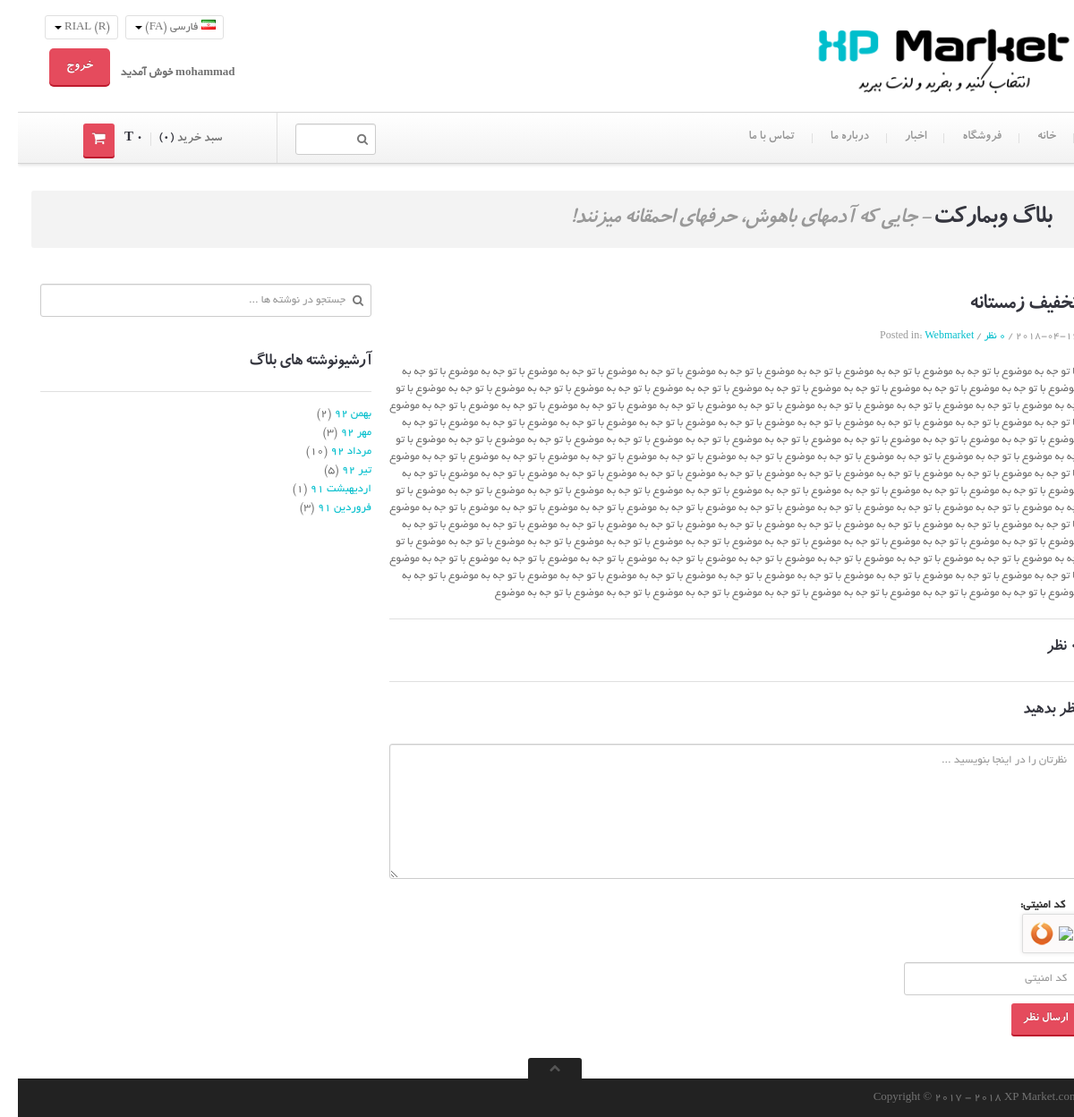
The app's page /blog-single.php?newsid=2 (signed in) with its own data.
### tables this page shows
CREATE TABLE IF NOT EXISTS `news` (
  `id` int(11) NOT NULL AUTO_INCREMENT,
  `subject` varchar(200) NOT NULL,
  `content` text NOT NULL,
  `date` date NOT NULL,
  `time` time DEFAULT NULL,
  PRIMARY KEY (`id`)
);

### blog-single.php (the view, shortened to what this page needs)
<!DOCTYPE html>
 <html class="no-js">
  <head>
    <link href="stylesheets/bootstrap.css" rel="stylesheet">
    <link href="stylesheets/responsive.css" rel="stylesheet">
    <link rel="stylesheet" href="js/rs-plugin/css/settings.css" type="text/css"/>
    <link rel="stylesheet" href="js/jquery-ui-1.10.3/css/smoothness/jquery-ui-1.10.3.custom.min.css" type="text/css"/>
    <link rel="stylesheet" href="js/prettyphoto/css/prettyPhoto.css" type="text/css"/>
    <link href="stylesheets/main.css" rel="stylesheet">
      <link rel="stylesheet" type="text/css" href="admin/assets/js/syntaxhighlighter/styles/shCoreDefault.css"/>
  </head>
  <body class="">
    <div class="master-wrapper">
   <?php
   require("inc/header.php");
   ?>
    <div class="container">
        <div class="push-up top-equal blocks-spacer">
            <div class="row">
                <div class="span12">
                    <div class="title-area">
                        <h1 class="inline"><span class="light">بلاگ</span> وبمارکت</h1>
                        <h2 class="inline tagline">- جایی که آدمهای باهوش، حرفهای احمقانه میزنند!</h2>
                    </div>
                </div>
                <section class="span8 single single-post">
                    <?php
                    require("inc/connect.php");
                    $id=$_GET["newsid"];
                    $news="SELECT * FROM `news` WHERE id='$id'";
                    $result=mysqli_query($sql,$news);
                    if(mysqli_num_rows($result)) {
                        $row = mysqli_fetch_assoc($result);
                        $idc=$row["id"];
                        $counter="SELECT count(id) as counter from `comment_news` where news_id='$idc' and comment_news.vaziat=1";
                        $re=mysqli_query($sql,$counter);
                        $r=mysqli_fetch_assoc($re);
                        echo '<article class="post format-video">
                        <div class="post-inner">
                            <div class="post-title">
                            	<h2>' . $row["subject"] . '</h2>
                            	<div class="metadata">
                            	    ' . $row["date"] . ' /
                            	    <a href="#">'.$r["counter"].' نظر </a> /
                            	    Posted in: <a title="View all posts in aciform" href="#">Webmarket</a>
                            	</div>
                            </div>
                            <p>
                               ' . $row["content"] . '
                            </p>
                        </div>
                    </article>';
                    }
                    ?>
                    <hr />
                    <section id="comments" class="comments-container">
                        <?php
                        $counter="SELECT count(id) as counter from comment_news where news_id='$id' and comment_news.vaziat=1";
                        $res=mysqli_query($sql,$counter);
                        $row=mysqli_fetch_assoc($res);
                        echo '<h3 class="push-down-25"><span class="light">'.$row["counter"].'</span> نظر</h3>';
                        ?>
                        <hr />
                        <h3 class="push-down-25"><span class="light">نظر</span> بدهید</h3>
                        <?php
                        if($_SESSION["user"]==true) {
                            echo '<form id="commentform" method="POST" action="inc/send_commentn.php?userid='.$_SESSION["user_id"].'&newsid='.$id.'" class="form form-inline form-comments">
                                    <p class="push-down-20">
                                        <textarea class="input-block-level" tabindex="4" rows="7" cols="70" id="comment" name="comment" placeholder="نظرتان را در اینجا بنویسید ..." required></textarea>
                                    </p>
                                    <p>
                                      <label class="col-sm-2 col-sm-2 control-label">کد امنیتی:</label><br/>';
                                          require("admin/assets/sc/sa-captcha/captcha.php");
                                       echo'<br/>
                                            <input id="captcha" name="captcha" style="margin-top:10px;width:169px" class="form-control round-form" type="text" placeholder="کد امنیتی"">
                                     </p>
                                    <p>
                                        <button class="btn btn-primary bold" type="submit" tabindex="5" id="submit" name="submit">ارسال نظر</button>
                                    </p>
                                </form>';
                        }else{
                            echo' <button class="btn btn-primary bold" tabindex="5">ابتدا باید ثبت نام کنید یا وارد شوید</button>';
                        }
                        ?>
                    </section>
                </section>
                <aside class="span4 right-sidebar">
                    <div class="sidebar-item widget_search">
                        <form class="form" action="blog-search.php" id="searchform" method="get" role="search">
                            <input type="text" id="appendedInputButton" class="input-block-level" name="search" placeholder="جستجو در نوشته ها ...">
                            <button type="submit">
                                <i class="icon-search"></i>
                            </button>
                        </form>
                    </div>
                    <div class="sidebar-item widget_archive">
                        <div class="underlined">
                            <h3><span class="light">آرشیو</span>نوشته های بلاگ</h3>
                        </div>
                        <ul>
                            <li><a title="February 2013" href="http://localhost/themeforest/wp-theme/2013/02/">بهمن 92</a>&nbsp;(2)</li>
                            <li><a title="September 2008" href="http://localhost/themeforest/wp-theme/2008/09/">مهر 92</a>&nbsp;(3)</li>
                            <li><a title="June 2008" href="http://localhost/themeforest/wp-theme/2008/06/">مرداد 92</a>&nbsp;(10)</li>
                            <li><a title="May 2008" href="http://localhost/themeforest/wp-theme/2008/05/">تیر 92</a>&nbsp;(5)</li>
                            <li><a title="April 2008" href="http://localhost/themeforest/wp-theme/2008/04/">اردیهبشت 91</a>&nbsp;(1)</li>
                            <li><a title="March 2008" href="http://localhost/themeforest/wp-theme/2008/03/">فروردین 91</a>&nbsp;(3)</li>
                        </ul>
                    </div>
                </aside>
            </div>
        </div>
    </div>
    <?php
    require("inc/footer.php");
    ?>
    </div>
  </body>
</html>

### stylesheets/responsive.css (style rules this page uses)
.input-block-level { display: block; width: 100%; min-height: 37px; -webkit-box-sizing: border-box; -moz-box-sizing: border-box; box-sizing: border-box; }
@media (min-width: 1200px) { .row { *zoom: 1; margin-left: -30px; } }
@media (min-width: 1200px) { .row:before, .row:after { display: table; content: ""; line-height: 0; } }
@media (min-width: 1200px) { .row:after { clear: both; } }
@media (min-width: 1200px) { [class*="span"] { float: right; min-height: 1px; margin-left: 20px; } }
@media (min-width: 1200px) { .container, .navbar-static-top .container, .navbar-fixed-top .container, .navbar-fixed-bottom .container { width: 1170px; } }
@media (min-width: 1200px) { .span12 { width: 1170px; } }
@media (min-width: 1200px) { .span8 { width: 770px; } }
@media (min-width: 1200px) { .span4 { width: 370px; } }
@media (min-width: 1200px) { input, textarea, .uneditable-input { margin-left: 0; } }

### records on screen
news: subject "تخفیف زمستانه", date "2018-04-16", content "با تو جه به موضوع با تو جه به موضوع با تو جه به موضوع با تو جه به موضوع با تو جه به موضوع با تو جه به موضوع با تو جه به موضوع با تو جه به موضوع با تو جه به موضوع با تو جه به موضوع با تو جه به موضوع با تو جه به موضوع با تو جه به موضوع با تو جه به موضوع با تو جه به موضوع با تو جه به موضوع با تو جه به موضوع با تو جه به موضوع با تو جه به موضوع با تو جه به موضوع با تو جه به موضوع با تو جه به موضوع با تو جه به موضوع با تو جه به موضوع با تو جه به موضوع با تو جه به موضوع با تو جه به موضوع با تو جه به موضوع با تو جه به موضوع با تو جه به موضوع با تو جه به موضوع با تو جه به موضوع با تو جه به موضوع با تو جه به موضوع با تو جه به موضوع با تو جه به موضوع با تو جه به موضوع با تو جه به موضوع با تو جه به…"

### other values on screen
$_SESSION["user_name"] "mohammad"
$r["counter"] "0"
$row["counter"] "0"
